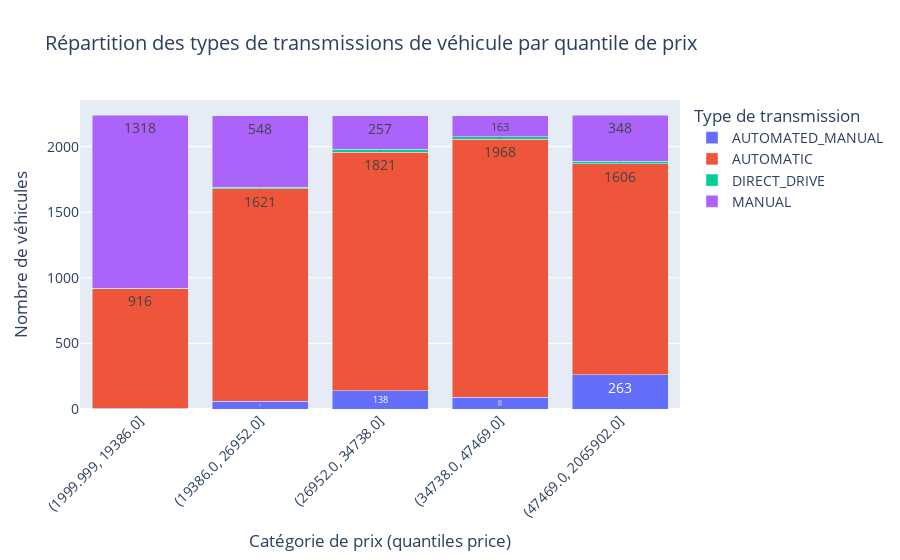

The code cell stored with this chart in its notebook:
### Code cell
import pandas as pd
import plotly.express as px
import plotly.offline as pyo
import numpy as np

# Activation du mode notebook (important pour VS Code)
pyo.init_notebook_mode(connected=True)

# Chargement du fichier CSV
df = pd.read_csv("voiture.csv")

print(len(df))

df.head()

# Data cleaning

df.columns = df.columns.str.lower().str.replace(" ", "_")
df.rename(columns={
    'engine_fuel_type': 'fuel_type',
    'engine_hp': 'hp',
    'engine_cylinders': 'cylinders',
    'transmission_type': 'transmission',
    'driven_wheels': 'drive',
    'number_of_doors': 'doors',
    'market_category': 'market',
    'vehicle_size': 'size',
    'vehicle_style': 'style',
    'msrp': 'price'
}, inplace=True)

print('Number of duplicates are:', df.duplicated().sum())
df = df.drop_duplicates()

print('Number of missing values in each column:')
print(df.isnull().sum())


# Handle missing values
df['fuel_type'] = df['fuel_type'].fillna('regular unleaded')
df['hp'] = df['hp'].fillna(0)
df['cylinders'] = df['cylinders'].fillna(0)
df['doors'] = df['doors'].fillna(df['doors'].mean())

# Remove rows with unknown transmission
df = df[df['transmission'] != 'UNKNOWN']

print(len(df))  # Final dataset size after cleaning

# Nettoyage : colonnes nécessaires et valeurs manquantes
df_clean = df[['price', 'transmission']].dropna()

# Suppression des transmissions UNKNOWN
df_clean = df_clean[df_clean['transmission'] != 'UNKNOWN']

# Création de quantiles de prix
df_clean['price Quantile'] = pd.qcut(df_clean['price'], q=5)

# Conversion en string pour Plotly
df_clean['price Quantile'] = df_clean['price Quantile'].astype(str)

# Tri explicite des catégories dans l'ordre croissant
ordered_quantiles = sorted(df_clean['price Quantile'].unique(), key=lambda x: float(x.split(',')[0][1:]))
df_clean['price Quantile'] = pd.Categorical(df_clean['price Quantile'], categories=ordered_quantiles, ordered=True)

# Regroupement
grouped = df_clean.groupby(['price Quantile', 'transmission']).size().reset_index(name='Nombre de véhicules')

# Création du graphique
fig = px.bar(
    grouped,
    x='price Quantile',
    y='Nombre de véhicules',
    color='transmission',
    text='Nombre de véhicules',
    title="Répartition des types de transmissions de véhicule par quantile de prix",
    labels={'price Quantile': 'Catégorie de prix (quantiles price)'}
)

# Mise en forme
fig.update_layout(
    xaxis_tickangle=-45,
    barmode='stack',
    legend_title="Type de transmission",
    yaxis_title="Nombre de véhicules",
    font=dict(size=14)
)

fig.update_traces(textposition='inside')

# Affichage dans le notebook
pyo.iplot(fig)

### Figure 1 — Plotly figure (JSON) as saved in the notebook; plotly's stock layout.template omitted (floating-point values rounded to 4 significant figures)
{"data": [{"hovertemplate": "transmission=AUTOMATED_MANUAL<br>Catégorie de prix (quantiles price)=%{x}<br>Nombre de véhicules=%{text}<extra></extra>", "legendgroup": "AUTOMATED_MANUAL", "marker": {"color": "#636efa", "pattern": {"shape": ""}}, "name": "AUTOMATED_MANUAL", "orientation": "v", "showlegend": true, "text": [4.0, 60.0, 138.0, 88.0, 263.0], "textposition": "inside", "type": "bar", "x": ["(1999.999, 19386.0]", "(19386.0, 26952.0]", "(26952.0, 34738.0]", "(34738.0, 47469.0]", "(47469.0, 2065902.0]"], "xaxis": "x", "y": [4, 60, 138, 88, 263], "yaxis": "y"}, {"hovertemplate": "transmission=AUTOMATIC<br>Catégorie de prix (quantiles price)=%{x}<br>Nombre de véhicules=%{text}<extra></extra>", "legendgroup": "AUTOMATIC", "marker": {"color": "#EF553B", "pattern": {"shape": ""}}, "name": "AUTOMATIC", "orientation": "v", "showlegend": true, "text": [916.0, 1621.0, 1821.0, 1968.0, 1606.0], "textposition": "inside", "type": "bar", "x": ["(1999.999, 19386.0]", "(19386.0, 26952.0]", "(26952.0, 34738.0]", "(34738.0, 47469.0]", "(47469.0, 2065902.0]"], "xaxis": "x", "y": [916, 1621, 1821, 1968, 1606], "yaxis": "y"}, {"hovertemplate": "transmission=DIRECT_DRIVE<br>Catégorie de prix (quantiles price)=%{x}<br>Nombre de véhicules=%{text}<extra></extra>", "legendgroup": "DIRECT_DRIVE", "marker": {"color": "#00cc96", "pattern": {"shape": ""}}, "name": "DIRECT_DRIVE", "orientation": "v", "showlegend": true, "text": [0.0, 8.0, 21.0, 18.0, 21.0], "textposition": "inside", "type": "bar", "x": ["(1999.999, 19386.0]", "(19386.0, 26952.0]", "(26952.0, 34738.0]", "(34738.0, 47469.0]", "(47469.0, 2065902.0]"], "xaxis": "x", "y": [0, 8, 21, 18, 21], "yaxis": "y"}, {"hovertemplate": "transmission=MANUAL<br>Catégorie de prix (quantiles price)=%{x}<br>Nombre de véhicules=%{text}<extra></extra>", "legendgroup": "MANUAL", "marker": {"color": "#ab63fa", "pattern": {"shape": ""}}, "name": "MANUAL", "orientation": "v", "showlegend": true, "text": [1318.0, 548.0, 257.0, 163.0, 348.0], "textposition": "inside", "type": "bar", "x": ["(1999.999, 19386.0]", "(19386.0, 26952.0]", "(26952.0, 34738.0]", "(34738.0, 47469.0]", "(47469.0, 2065902.0]"], "xaxis": "x", "y": [1318, 548, 257, 163, 348], "yaxis": "y"}], "layout": {"barmode": "stack", "font": {"size": 14}, "legend": {"title": {"text": "Type de transmission"}, "tracegroupgap": 0}, "title": {"text": "Répartition des types de transmissions de véhicule par quantile de prix"}, "xaxis": {"anchor": "y", "domain": [0, 1], "tickangle": -45, "title": {"text": "Catégorie de prix (quantiles price)"}}, "yaxis": {"anchor": "x", "domain": [0, 1], "title": {"text": "Nombre de véhicules"}}}}
